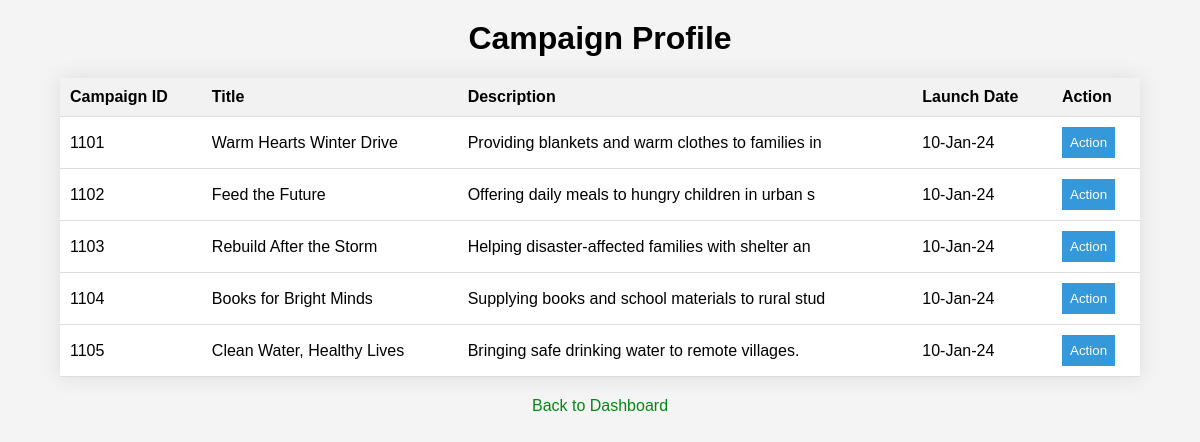
The app's page /donor_campaigns.php with its own data.
### tables this page shows
CREATE TABLE `campaign_profile` (
  `Campaign_ID` int(4) NOT NULL,
  `Title` varchar(50) DEFAULT NULL,
  `Description` varchar(100) DEFAULT NULL,
  `Goal_Amount` decimal(10,2) DEFAULT NULL,
  `Raised_Amount` decimal(10,2) DEFAULT NULL,
  `Launch_Date` varchar(9) DEFAULT NULL
);

### donor_campaigns.php (the view, shortened to what this page needs)
<!DOCTYPE html>
<html lang="en">
<head>
</head>
<body>
    <h1>Campaign Profile</h1>
    <table>
        <tr>
            <th>Campaign ID</th>
            <th>Title</th>
            <th>Description</th>
            <th>Launch Date</th>
            <th>Action</th>
        </tr>
        <?php
        include 'connect.php';
        $sql = "SELECT * FROM campaign_profile";
        $result = $conn->query($sql);
        if ($result->num_rows > 0) {
            while($row = $result->fetch_assoc()) {
                echo "<tr>";
                echo "<td>" . $row["Campaign_ID"]. "</td>";
                echo "<td>" . $row["Title"]. "</td>";
                echo "<td>" . $row["Description"]. "</td>";
                echo "<td>" . $row["Launch_Date"]. "</td>";
                echo "<td>
                    <div class='dropdown'>
                        <button class='dropbtn'>Action</button>
                        <div class='dropdown-content'>
                            <a href='donate_campaign.php?campaign_id=" . $row['Campaign_ID'] . "'>Donate Now</a>
                        </div>
                    </div>
                </td>";
                echo "</tr>";
            }
        } else {
            echo "<tr><td colspan='5'>No campaigns available</td></tr>";
        }
        ?>
    </table>
    <div class="navigation">
        <p><a href="donor_dashboard.php">Back to Dashboard</a></p>
    </div>
</body>
</html>

### donor_campaigns.php (style rules this page uses)
body { font-family: Arial, sans-serif; background-color: #f4f4f4; margin: 0; padding: 0; }
h1 { text-align: center; margin-top: 20px; }
table { width: 90%; margin: 20px auto; border-collapse: collapse; box-shadow: 0 0 20px rgba(0, 0, 0, 0.1); background-color: #fff; }
th, td { padding: 10px; text-align: left; border-bottom: 1px solid #ddd; }
th { background-color: #f2f2f2; }
a { text-decoration: none; color: #058717; }
.navigation { text-align: center; margin-top: 20px; }
.dropdown { position: relative; display: inline-block; }
.dropbtn { background-color: #3498db; color: white; padding: 8px; border: none; cursor: pointer; }

### records on screen
campaign_profile: Campaign_ID "1101", Title "Warm Hearts Winter Drive", Description "Providing blankets and warm clothes to families in", Launch_Date "10-Jan-24"
campaign_profile: Campaign_ID "1102", Title "Feed the Future", Description "Offering daily meals to hungry children in urban s", Launch_Date "10-Jan-24"
campaign_profile: Campaign_ID "1103", Title "Rebuild After the Storm", Description "Helping disaster-affected families with shelter an", Launch_Date "10-Jan-24"
campaign_profile: Campaign_ID "1104", Title "Books for Bright Minds", Description "Supplying books and school materials to rural stud", Launch_Date "10-Jan-24"
campaign_profile: Campaign_ID "1105", Title "Clean Water, Healthy Lives", Description "Bringing safe drinking water to remote villages.", Launch_Date "10-Jan-24"
